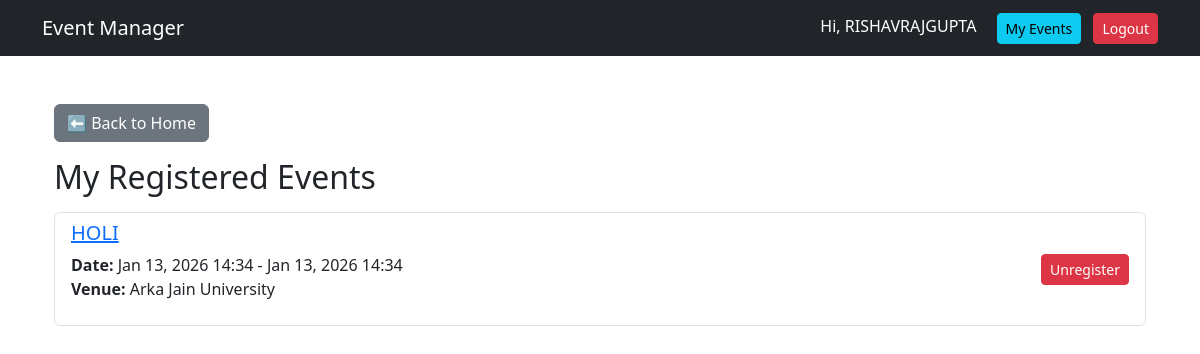
The page /my-registrations/ (signed in) on the database its author committed.
### events/models.py (models this page shows, shortened)
class Registration(models.Model):
    user = models.ForeignKey(User, on_delete=models.CASCADE)
    event = models.ForeignKey(Event, on_delete=models.CASCADE, related_name="registrations")
    receipt = models.FileField(upload_to="receipts/", null=True, blank=True)
    registered_at = models.DateTimeField(auto_now_add=True)
    attended = models.BooleanField(default=False)  # <-- Add this if you want
    class Meta:
        unique_together = ("event", "user")
        ordering = ["-registered_at"]

class Event(models.Model):
    STATUS_CHOICES = [
        ("draft", "Draft"),
        ("published", "Published"),
        ("cancelled", "Cancelled"),
    ]
    title = models.CharField(max_length=200)
    description = models.TextField(blank=True)
    organizer = models.ForeignKey(User, on_delete=models.SET_NULL, null=True, related_name="organized_events")
    venue = models.ForeignKey(Venue, on_delete=models.SET_NULL, null=True, blank=True)
    start_time = models.DateTimeField()
    end_time = models.DateTimeField()
    max_attendees = models.PositiveIntegerField(null=True, blank=True)
    price = models.DecimalField(max_digits=8, decimal_places=2, default=0)  # Added price
    status = models.CharField(max_length=20, choices=STATUS_CHOICES, default="draft")
    created_at = models.DateTimeField(auto_now_add=True)
    published_at = models.DateTimeField(null=True, blank=True)
    image = models.ImageField(upload_to="event_images/", blank=True, null=True)
    class Meta:
        ordering = ["-start_time"]

class Venue(models.Model):
    name = models.CharField(max_length=200)
    location = models.CharField(max_length=300, blank=True)
    capacity = models.PositiveIntegerField(null=True, blank=True)
    def __str__(self):
        return self.name

### events/views.py (the view)
# urls.py: path("my-registrations/", views.my_registrations, name="my_registrations"),
@login_required
def my_registrations(request):
    registrations = Registration.objects.filter(user=request.user).select_related('event')
    return render(request, "events/my_registrations.html", {"registrations": registrations})

### events/templates/events/my_registrations.html (shortened to what this page needs)
{% extends "base.html" %}
{% block content %}
<div class="container mt-5">
    <a href="{% url 'events:home' %}" class="btn btn-secondary mb-3">⬅ Back to Home</a>
    <h2>My Registered Events</h2>
    {% if registrations %}
        <div class="list-group mt-3">
            {% for reg in registrations %}
                <div class="list-group-item d-flex justify-content-between align-items-center">
                    <div>
                        <a href="{% url 'events:event_detail' reg.event.id %}">
                            <h5>{{ reg.event.title }}</h5>
                        </a>
                        <p>
                            <strong>Date:</strong> {{ reg.event.start_time|date:"M d, Y H:i" }} - {{ reg.event.end_time|date:"M d, Y H:i" }}<br>
                            <strong>Venue:</strong> {{ reg.event.venue }}
                        </p>
                    </div>
                    <div>
                        <form method="post" action="{% url 'events:unregister' reg.event.id %}">
                            <button type="submit" class="btn btn-danger btn-sm">Unregister</button>
                        </form>
                    </div>
                </div>
            {% endfor %}
        </div>
    {% else %}
        <p class="mt-3">You have not registered for any events yet.</p>
    {% endif %}
</div>
{% endblock %}

### events/templates/base.html (shortened to what this page needs)
<!DOCTYPE html>
<html lang="en">
<head>
  <link href="https://cdn.jsdelivr.net/npm/bootstrap@5.3.2/dist/css/bootstrap.min.css" rel="stylesheet">
</head>
<body>
  <nav class="navbar navbar-expand-lg navbar-dark bg-dark">
    <div class="container">
      <a class="navbar-brand" href="{% url 'events:home' %}">Event Manager</a>
      <div>
        {% if user.is_authenticated %}
          <span class="text-white me-3">Hi, {{ user.username }}</span>
          {% if user.is_authenticated %}
    <a href="{% url 'events:my_registrations' %}" class="btn btn-info btn-sm me-2">My Events</a>
{% endif %}
          <a href="{% url 'events:logout' %}" class="btn btn-danger btn-sm">Logout</a>
        {% else %}
          <a href="{% url 'events:login' %}" class="btn btn-light btn-sm me-2">Login</a>
          <a href="{% url 'events:register' %}" class="btn btn-primary btn-sm">Register</a>
        {% endif %}
      </div>
    </div>
  </nav>
  <div class="container mt-4">
    {% block content %}{% endblock %}
  </div>
</body>
</html>

### rows shown on the page
Registration: event "HOLI", event.start_time "Jan 13, 2026 14:34", event.end_time "Jan 13, 2026 14:34", event.venue "Arka Jain University"

### other values the page prints
{{ user.username }} "RISHAVRAJGUPTA"
